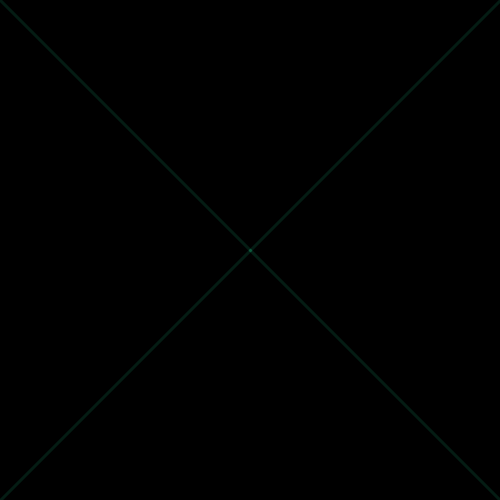
Frame 1 (no input)
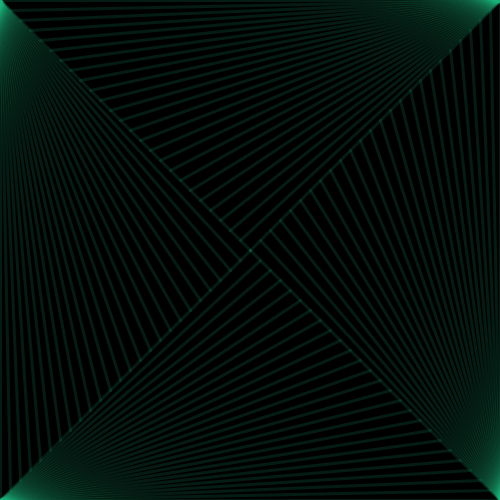
Frame 60 (the mouse pressed at the canvas centre just before this capture)
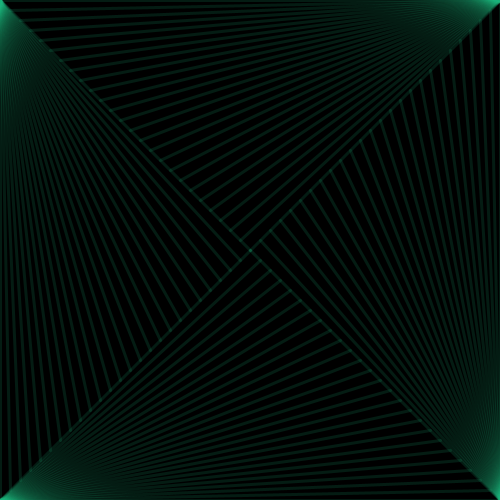
Frame 120 (the mouse held since frame 60 and released just before this capture)

The Processing sketch that drew these frames (run headless with seeded random() and noise(); from frame 60 on, the mouse is pressed at the canvas centre):

// Processing sketch: processing_32121
// ── processing_32121.pde

int topleft1 = 0;
int topleft2 = 0;
int topleft3 = 250;
int topleft4 = 250;

int bottomleft1 = 250;
int bottomleft2 = 250;
int bottomleft3 = 0;
int bottomleft4 = 500;

int bottomright1 = 250;
int bottomright2 = 250;
int bottomright3 = 500;
int bottomright4 = 500;

int topright1 = 500;
int topright2 = 0;
int topright3 = 250;
int topright4 = 250;

void setup(){
  
  size(500,500);
  background(0);
  stroke(24,180,121,40);
  strokeWeight(3);
}

void draw(){
  
  line(topleft1,topleft2,topleft3,topleft4); //top left hand side line
  topleft3 = topleft3 - 10;
  topleft4 = topleft4 + 10;
  
  line(bottomleft1,bottomleft2,bottomleft3,bottomleft4); //bottom left hand side
  bottomleft1 = bottomleft1 + 10;
  bottomleft2 = bottomleft2 + 10;
  
  line(bottomright1,bottomright2,bottomright3,bottomright4); //bottom right hand side line
  bottomright1 = bottomright1 + 10;
  bottomright2 = bottomright2 - 10;
  
  line(topright1,topright2,topright3,topright4); //top right hand side
  topright3 = topright3 - 10;
  topright4 = topright4 - 10;

}
